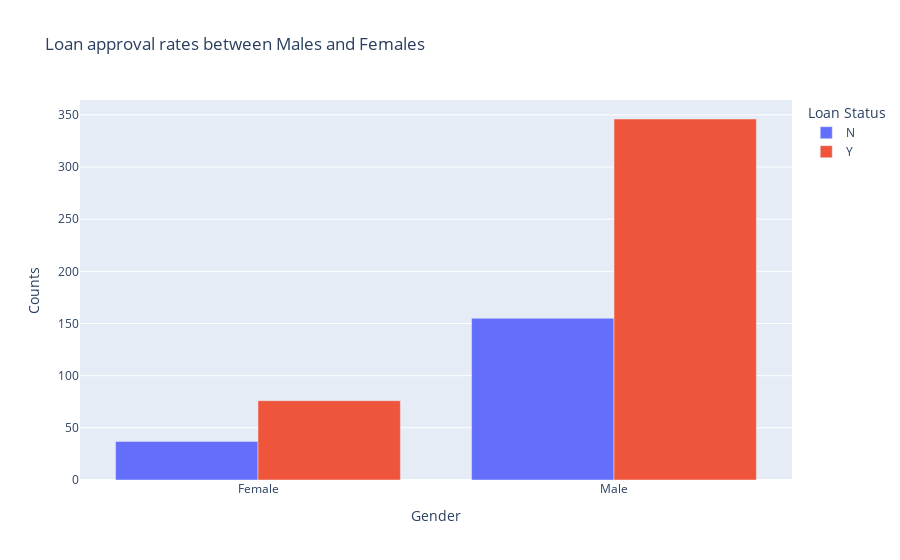

This figure's notebook cell:
### Code cell
fig=px.bar(result,x='Gender',y='Dependents',
          
          title='Loan approval rates between Males and Females',
          color='Loan_Status',
          labels={'Dependents':'Counts','Loan_Status':'Loan Status'},)
fig.update_layout(barmode='group')
fig.show()
#the rate of approval and rejection is higher for males

### Figure 1 — Plotly figure (JSON) as saved in the notebook; plotly's stock layout.template omitted (floating-point values rounded to 4 significant figures)
{"data": [{"alignmentgroup": "True", "hovertemplate": "Loan Status=N<br>Gender=%{x}<br>Counts=%{y}<extra></extra>", "legendgroup": "N", "marker": {"color": "#636efa", "pattern": {"shape": ""}}, "name": "N", "offsetgroup": "N", "orientation": "v", "showlegend": true, "textposition": "auto", "type": "bar", "x": ["Female", "Male"], "xaxis": "x", "y": [37, 155], "yaxis": "y"}, {"alignmentgroup": "True", "hovertemplate": "Loan Status=Y<br>Gender=%{x}<br>Counts=%{y}<extra></extra>", "legendgroup": "Y", "marker": {"color": "#EF553B", "pattern": {"shape": ""}}, "name": "Y", "offsetgroup": "Y", "orientation": "v", "showlegend": true, "textposition": "auto", "type": "bar", "x": ["Female", "Male"], "xaxis": "x", "y": [76, 346], "yaxis": "y"}], "layout": {"autosize": true, "barmode": "group", "legend": {"title": {"text": "Loan Status"}, "tracegroupgap": 0}, "title": {"text": "Loan approval rates between Males and Females"}, "xaxis": {"anchor": "y", "autorange": true, "domain": [0, 1], "range": [-0.5, 1.5], "title": {"text": "Gender"}, "type": "category"}, "yaxis": {"anchor": "x", "autorange": true, "domain": [0, 1], "range": [0, 364.2], "title": {"text": "Counts"}, "type": "linear"}}}
